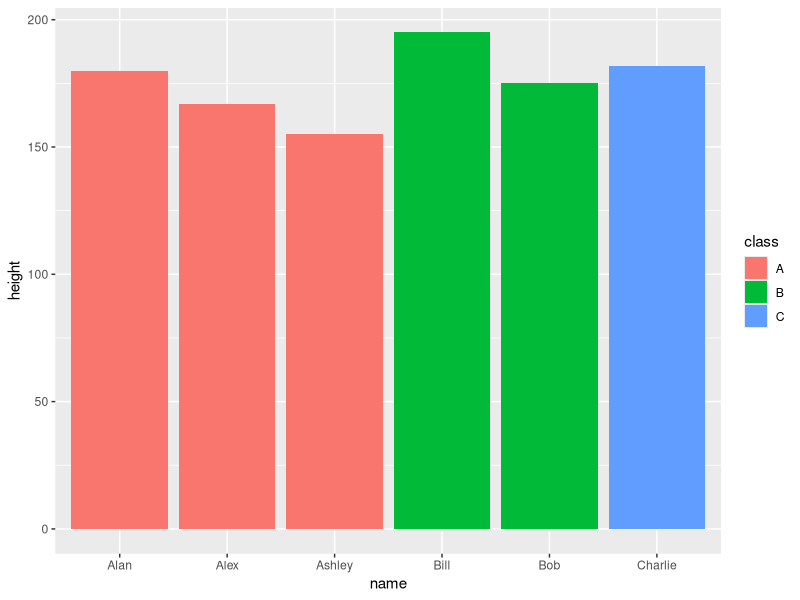
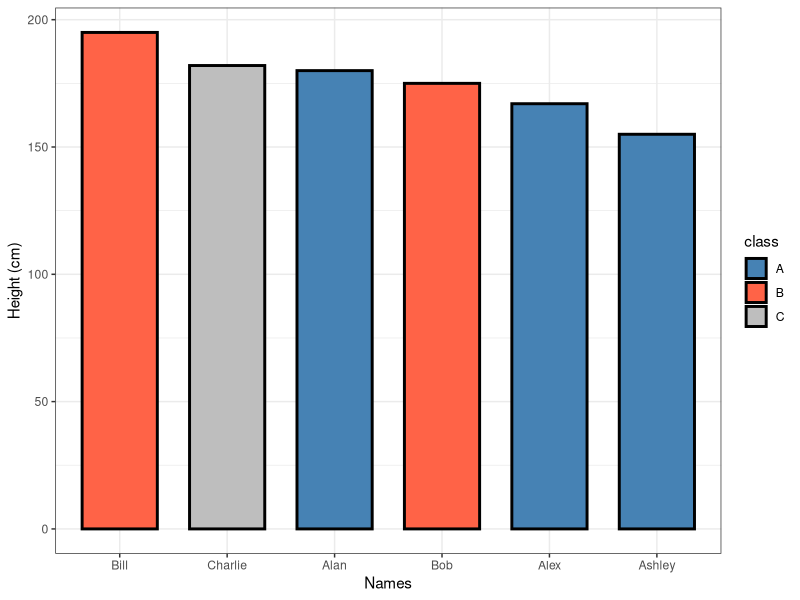
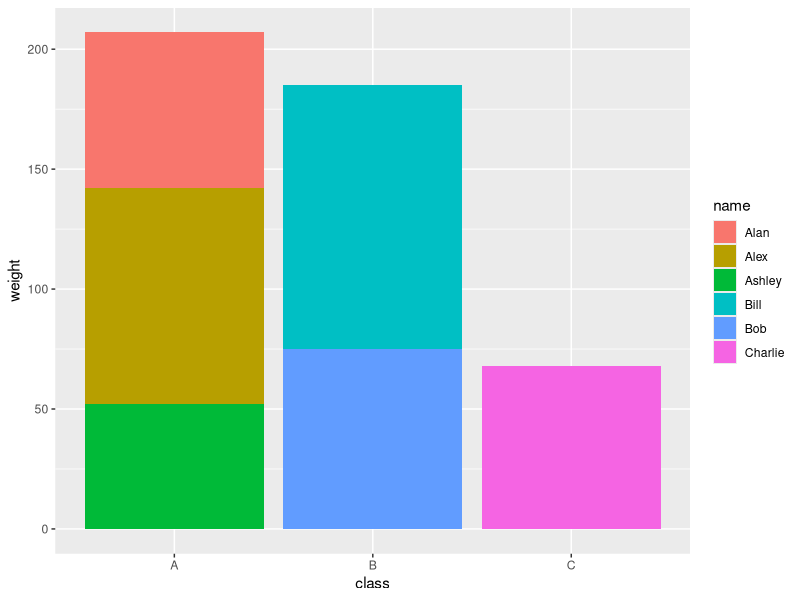
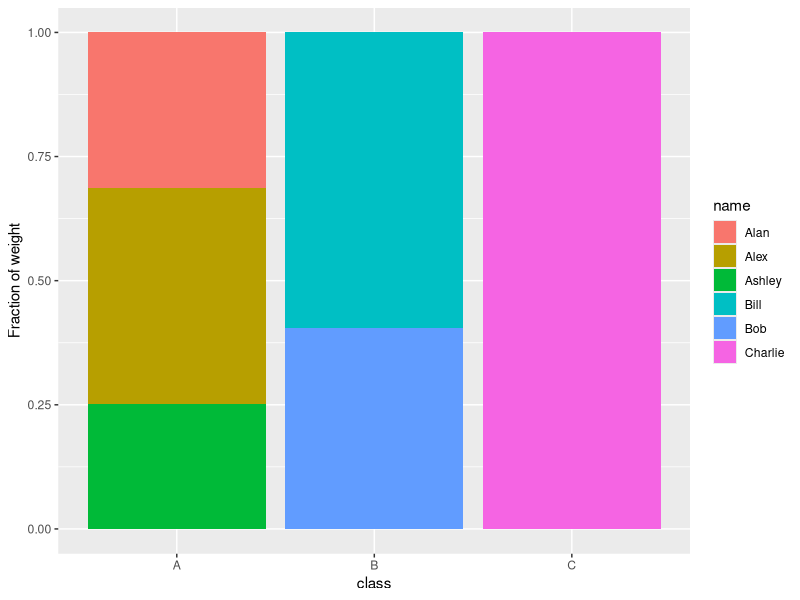
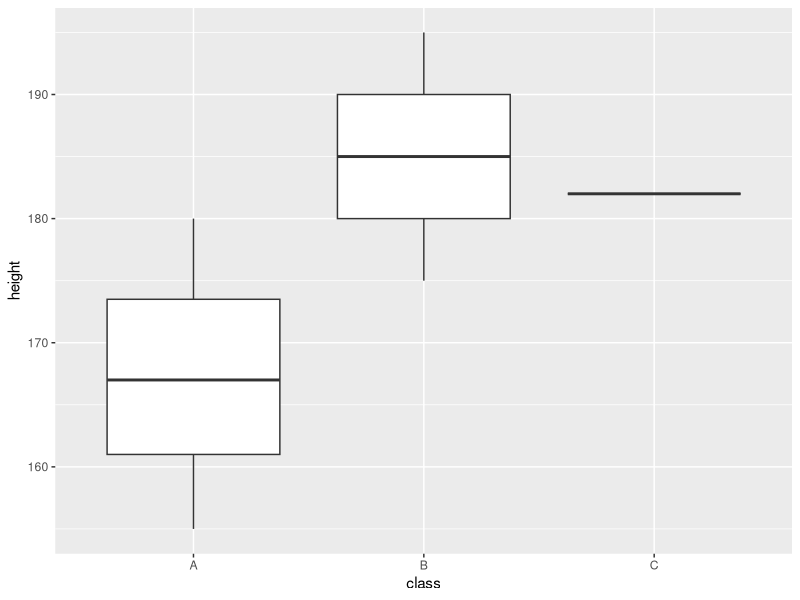
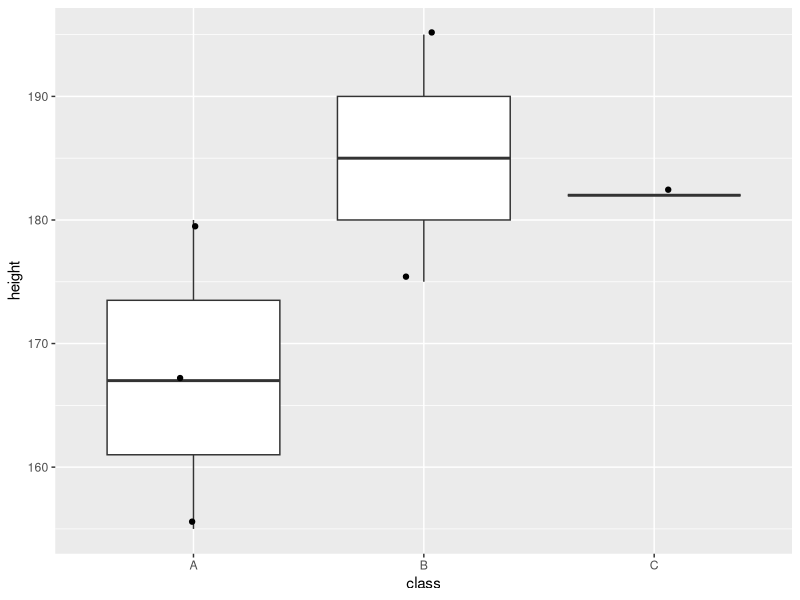
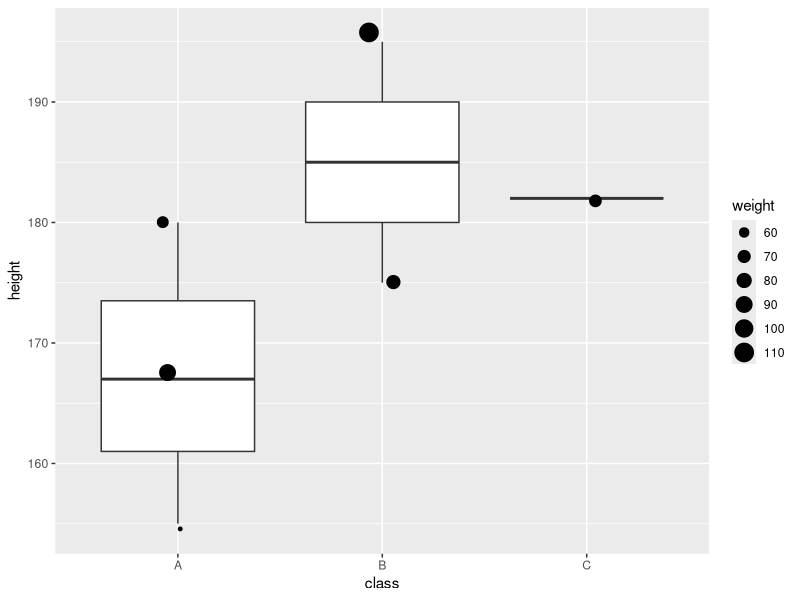
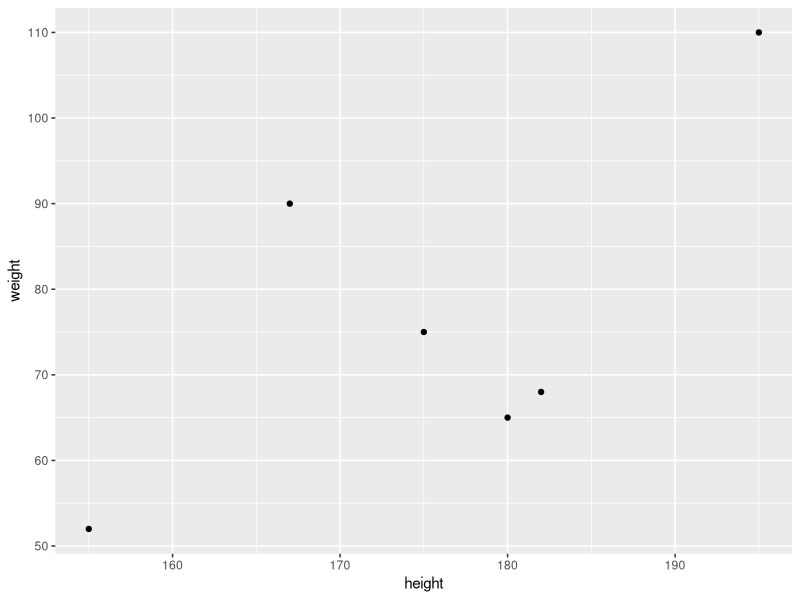

Write the R code that produced these figures, in order.
## ---- chunk 1
# install.packages("tydiverse")
# install.packages("survival")
# install.packages("survminer")
## ---- chunk 2
library(tidyverse)
library(survival)
library(survminer)
## ---- chunk 3

# numeric
res<-1+3 

# dataframes (to be used in tutorial below)
df<-data.frame(name=c("Alan","Alex","Ashley","Bob","Bill","Charlie"),
               class=c("A","A","A","B","B","C"),
               weight=c(65,90,52,75,110,68),
               height=c(180,167,155,175,195,182))

demog<-data.frame(name=c("Alan","Alex","Ashley","Bob","Bill","Charlie","David","Emily"),
               sex=c("M","F","F","M","M","M","M","F"),
               race=c("W","B","W","A","A","W","W","A"),
               ethnicty=c("H","NH","NH","NH","NH","NH","H","NH"),
               age=c("45","30","22","51","16","75","67","48"))
## ---- chunk 4
#load("path/to/my/r_data_object.rda")         # load an R object from a .rda file
#save(df,file="path/to/my/r_data_object.rda") # creates a .rda file corresponding to the R object
## ---- chunk 5
#data<-read.delim2("path/to/my/table.txt")   # import the table
#write_tsv(df,"path/to/my/table.txt")        # export the table as tsv file
## ---- chunk 6
#pipped syntax
df %>% select(name)

# same as function syntax
select(df,name)

#same as classic R syntax
df$name
## ---- chunk 7
df %>% filter(height<180)
df %>% filter(grepl("i",name))
## ---- chunk 8
df %>% group_by(class) %>% summarize(SUM=sum(height),MEAN=mean(height), NUMBER=length(name))
## ---- chunk 9
df %>% mutate(BMI=weight/(height/100)^2)
## ---- chunk 10
# keep only rows from df table (left)
left_join(df,demog)


# keep only rows from demog table (left)
left_join(demog,df)

## ---- chunk 11
#add demographic info
df<-left_join(df,demog) 
df

# calculate the mean weight in each race
meanW<-df %>% group_by(class,race) %>% summarize(W=mean(weight))
meanW

# tranform into a wide format
meanW %>% spread(key=class,value=W)
## ---- chunk 12
# default order
ggplot(df,aes(name,height,fill=class))+geom_bar(stat="identity")  #stat="identity" is indicating the y values are taken as is


# decreasing order and prettier
ggplot(df,aes(reorder(name,-height),height,fill=class))+          # reorder the x axis according to the y axis values 
  geom_bar(stat="identity", width=0.7, col="black", size=1)+    # spacing the bars, adding a 1pt thick line
  theme_bw()+                                                   # B&W theme
  scale_fill_manual(values=c("steelblue","tomato","grey"))+     # custom colors
  xlab("Names")+                                                 # custom x label
  ylab("Height (cm)")                                         # custom y label
  
## ---- chunk 13
# default 
ggplot(df,aes(class,weight,fill=name))+geom_bar(stat="identity")

# 100% stacked
ggplot(df,aes(class,weight,fill=name))+geom_bar(stat="identity", position="fill")+ylab("Fraction of weight")
## ---- chunk 14
## default
ggplot(df,aes(class,height))+geom_boxplot()

## adding jitter
ggplot(df,aes(class,height))+geom_boxplot()+geom_jitter(width=0.1)


## adding jitter with sizeW
ggplot(df,aes(class,height))+geom_boxplot()+geom_jitter(width=0.1,aes(size=weight))
## ---- chunk 15
# default
ggplot(df,aes(height,weight))+geom_point()

# adding name and class info
ggplot(df,aes(height,weight, shape=class, col=name))+geom_point(size=3)
